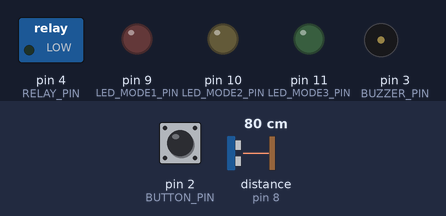
A sketch run on a simulated Arduino Uno, built with avr-gcc and run on an emulated ATmega328P. Parts: switched loads named in the sketch (green lamp = pin HIGH), output pins drawn as LEDs (lit = HIGH), buzzer (waves = sounding). Wiring (from diagram.json): ultrasonic range finder: trigger pin 7; echo pin 8. The inputs (shaded band) are chosen by the test bench; at power-on: pin 2 (BUTTON_PIN) HIGH, distance to the obstacle (sensor on pin 8) 80 cm. The echo pulse lasts 58.3 µs per cm; pins used as bus, display or sensor lines are not drawn.

Above: at 1.2 s.
1.3 s: pin 2 (BUTTON_PIN) pulled LOW for 1 s
At 1.54 s:
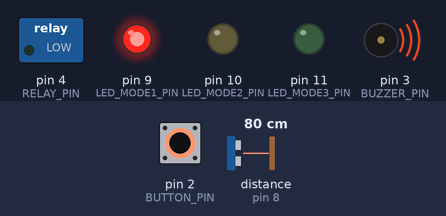
At 2.2 s:
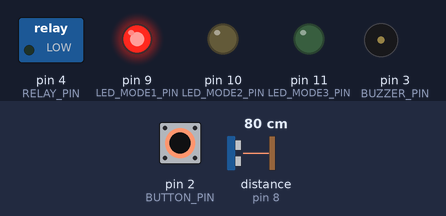
5.3 s: distance to the obstacle (sensor on pin 8) set to 55 cm
8.3 s: distance to the obstacle (sensor on pin 8) set to 47 cm
At 9.0 s:
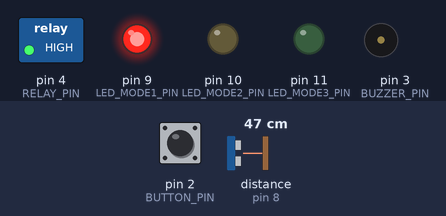
Timing chart, 0 to 11.3 s (numbered marks = the images above; inputs shaded):
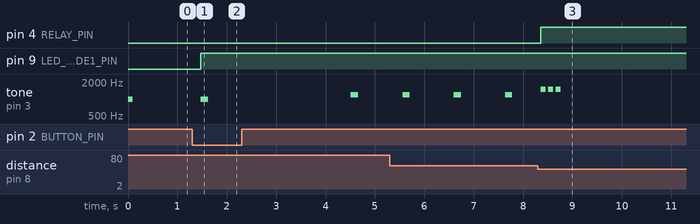

Measured:
- the behaviour switches between 52 and 51 cm on distance to the obstacle (sensor on pin 8) (found by bisection; images 2 and 3)
- after the input at 1.3 s, pin 9 (LED_MODE1_PIN): LOW → HIGH after 0.17 s; tone on pin 3 (BUZZER_PIN): silent → 1000 Hz after 0.17 s, → silent 0.15 s later, → 1200 Hz 2.9 s later, → silent 0.16 s later
- after the input at 8.3 s, pin 4 (RELAY_PIN): LOW → HIGH after 0.06 s; tone on pin 3 (BUZZER_PIN): alternates 1500 Hz for 0.10 s and silent for 0.05 s, 6 changes in all, then stays silent, starting after 0.06 s

The sketch:

arduino-projects.ino
```cpp
#define TRIG_PIN 7
#define ECHO_PIN 8
#define RELAY_PIN 4
#define BUTTON_PIN 2
#define BUZZER_PIN 3
#define LED_MODE1_PIN 9   // LED mode 1 menit
#define LED_MODE2_PIN 10  // LED 2 mode 10 menit
#define LED_MODE3_PIN 11  // LED 3 mode 20 menit

// Variabel sensor
long duration;
int distance;

// Timer
int timerMode = 0;
int selectedMode = 1;
unsigned long timerDuration[] = {0, 60000, 600000, 1200000};
unsigned long totalTherapyTime = 0;
bool lampActive = false;
bool objectInRange = false;
bool therapyStarted = false;

// Button
bool lastButtonState = HIGH;
bool currentButtonState = HIGH;
unsigned long lastDebounceTime = 0;
unsigned long debounceDelay = 50;
unsigned long lastButtonPressTime = 0;
bool modeSelectionActive = false;
unsigned long modeSelectionTimeout = 3000;

// Buzzer peringatan posisi
unsigned long lastBeepTime = 0;
unsigned long beepInterval = 1000; // beep tiap 1 detik

// --- Fungsi Setup ---
void setup() {
  pinMode(TRIG_PIN, OUTPUT);
  pinMode(ECHO_PIN, INPUT);
  pinMode(RELAY_PIN, OUTPUT);
  pinMode(BUTTON_PIN, INPUT_PULLUP);
  pinMode(BUZZER_PIN, OUTPUT);

  // Setup LED pins
  pinMode(LED_MODE1_PIN, OUTPUT);
  pinMode(LED_MODE2_PIN, OUTPUT);
  pinMode(LED_MODE3_PIN, OUTPUT);

  digitalWrite(RELAY_PIN, LOW); // Relay OFF saat awal

  // Matikan semua LED saat startup
  turnOffAllLEDs();

  // Bunyi startup singkat
  tone(BUZZER_PIN, 1000, 100);
}

// --- Loop utama ---
void loop() {
  handleModeSelection();
  distance = readDistance();

  if (timerMode > 0) {
    bool currentObjectInRange = (distance >= 20 && distance <= 50);

    if (currentObjectInRange != objectInRange) {
      objectInRange = currentObjectInRange;

      if (objectInRange) {
        lampActive = true;
        digitalWrite(RELAY_PIN, HIGH);
        if (!therapyStarted) {
          therapyStarted = true;
          startTherapyBeep();
        }
      } else {
        lampActive = false;
        digitalWrite(RELAY_PIN, LOW);
      }
    }

    if (objectInRange && lampActive) {
      totalTherapyTime += 100;
      if (totalTherapyTime >= timerDuration[timerMode]) {
        completeTherapy();
      }
    }

    // 🔔 Jika objek di luar jarak → buzzer "beeb beeb"
    if (!objectInRange && timerMode > 0) {
      if (millis() - lastBeepTime >= beepInterval) {
        tone(BUZZER_PIN, 1200, 150); // bunyi beep
        lastBeepTime = millis();
      }
    }

  } else {
    digitalWrite(RELAY_PIN, LOW);
  }

  delay(100);
}

// --- Fungsi Baca Jarak ---
int readDistance() {
  digitalWrite(TRIG_PIN, LOW);
  delayMicroseconds(2);
  digitalWrite(TRIG_PIN, HIGH);
  delayMicroseconds(10);
  digitalWrite(TRIG_PIN, LOW);

  duration = pulseIn(ECHO_PIN, HIGH, 20000); // Timeout 20ms
  int dist = duration * 0.034 / 2;
  if (dist > 400 || dist < 2) return 999;
  return dist;
}

// --- Mode Selection ---
void handleModeSelection() {
  if (timerMode == 0) {
    int reading = digitalRead(BUTTON_PIN);

    if (reading != lastButtonState) lastDebounceTime = millis();

    if ((millis() - lastDebounceTime) > debounceDelay) {
      if (reading != currentButtonState) {
        currentButtonState = reading;
        if (currentButtonState == LOW) handleModeButtonPress();
      }
    }

    lastButtonState = reading;
    if (modeSelectionActive && (millis() - lastButtonPressTime > modeSelectionTimeout)) {
      confirmModeSelection();
    }
  }
}

void handleModeButtonPress() {
  lastButtonPressTime = millis();

  if (!modeSelectionActive) {
    modeSelectionActive = true;
    selectedMode = 1;
  } else {
    selectedMode++;
    if (selectedMode > 3) selectedMode = 1;
  }

  updateLEDIndicator(selectedMode); // Update LED sesuai mode yang dipilih
  playBuzzerForMode(selectedMode);
}

void confirmModeSelection() {
  if (modeSelectionActive) {
    modeSelectionActive = false;
    timerMode = selectedMode;

    tone(BUZZER_PIN, 1200, 300); // bunyi panjang konfirmasi

    totalTherapyTime = 0;
    therapyStarted = false;
    selectedMode = 1;
    modeSelectionActive = false;
  }
}

// --- Selesai Terapi ---
void completeTherapy() {
  lampActive = false;
  digitalWrite(RELAY_PIN, LOW);

  timerMode = 0;
  selectedMode = 1;
  totalTherapyTime = 0;
  therapyStarted = false;
  objectInRange = false;
  modeSelectionActive = false;

  turnOffAllLEDs(); // Matikan semua LED setelah terapi selesai
  finishTherapyBeep();
}

// --- Fungsi LED Indikator ---
void updateLEDIndicator(int mode) {
  // Matikan semua LED terlebih dahulu
  turnOffAllLEDs();

  // Nyalakan LED sebanyak mode yang dipilih
  if (mode >= 1) digitalWrite(LED_MODE1_PIN, HIGH); // Mode 1: nyala 1 LED
  if (mode >= 2) digitalWrite(LED_MODE2_PIN, HIGH); // Mode 2: nyala 2 LED
  if (mode >= 3) digitalWrite(LED_MODE3_PIN, HIGH); // Mode 3: nyala 3 LED
}

void turnOffAllLEDs() {
  digitalWrite(LED_MODE1_PIN, LOW);
  digitalWrite(LED_MODE2_PIN, LOW);
  digitalWrite(LED_MODE3_PIN, LOW);
}

// --- Buzzer ---
void playBuzzerForMode(int mode) {
  for (int i = 0; i < mode; i++) {
    tone(BUZZER_PIN, 1000, 150);
    delay(300);
  }
}

void startTherapyBeep() {
  for (int i = 0; i < 3; i++) {
    tone(BUZZER_PIN, 1500, 100);
    delay(150);
  }
}

void finishTherapyBeep() {
  for (int i = 0; i < 3; i++) {
    tone(BUZZER_PIN, 800, 300);
    delay(400);
  }
}
```
